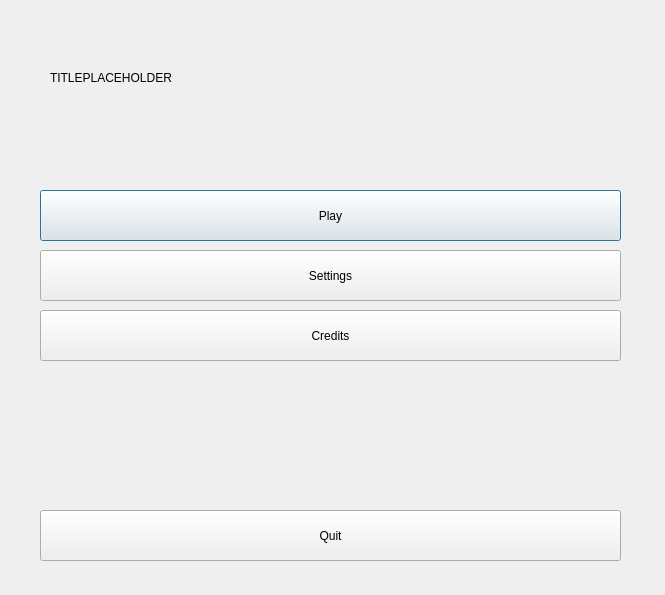
<?xml version="1.0" encoding="UTF-8"?>
<ui version="4.0">
 <class>MainMenu</class>
 <widget class="QDialog" name="MainMenu">
  <property name="geometry">
   <rect>
    <x>0</x>
    <y>0</y>
    <width>665</width>
    <height>595</height>
   </rect>
  </property>
  <property name="windowTitle">
   <string>Dialog</string>
  </property>
  <widget class="QLabel" name="mainmenu_title">
   <property name="geometry">
    <rect>
     <x>50</x>
     <y>12</y>
     <width>551</width>
     <height>131</height>
    </rect>
   </property>
   <property name="text">
    <string>TITLEPLACEHOLDER</string>
   </property>
  </widget>
  <widget class="QPushButton" name="play_button">
   <property name="geometry">
    <rect>
     <x>40</x>
     <y>190</y>
     <width>581</width>
     <height>51</height>
    </rect>
   </property>
   <property name="text">
    <string>Play</string>
   </property>
  </widget>
  <widget class="QPushButton" name="settings_button">
   <property name="geometry">
    <rect>
     <x>40</x>
     <y>250</y>
     <width>581</width>
     <height>51</height>
    </rect>
   </property>
   <property name="text">
    <string>Settings</string>
   </property>
  </widget>
  <widget class="QPushButton" name="credits_button">
   <property name="geometry">
    <rect>
     <x>40</x>
     <y>310</y>
     <width>581</width>
     <height>51</height>
    </rect>
   </property>
   <property name="text">
    <string>Credits</string>
   </property>
  </widget>
  <widget class="QPushButton" name="quit_button">
   <property name="geometry">
    <rect>
     <x>40</x>
     <y>510</y>
     <width>581</width>
     <height>51</height>
    </rect>
   </property>
   <property name="text">
    <string>Quit</string>
   </property>
  </widget>
 </widget>
 <resources/>
 <connections/>
</ui>
